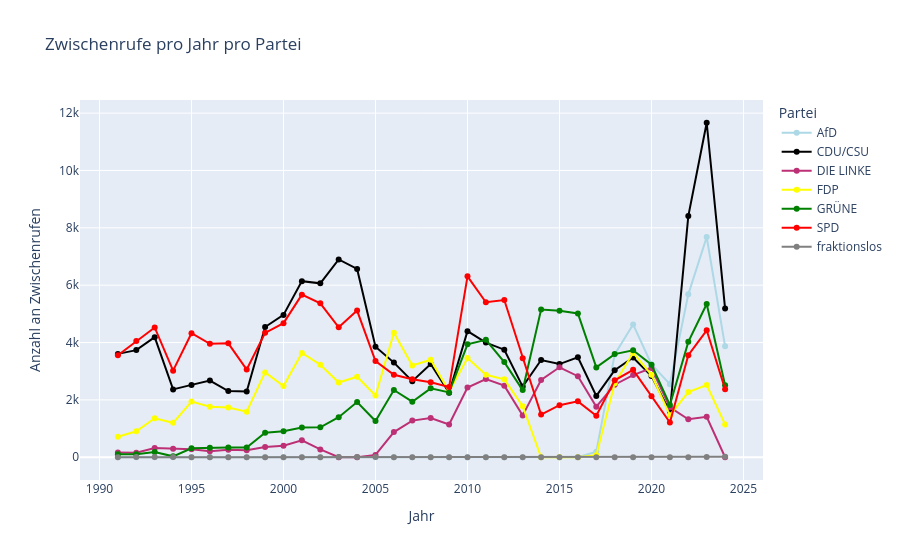

Here is the notebook cell this chart was saved with:
### Code cell
fig = px.line(interruptions_per_year_parties,
              x='year',
              y='interruptions',
              color='comment_party',
              title='Zwischenrufe pro Jahr pro Partei',
              labels={'year': 'Jahr', 'interruptions': 'Anzahl an Zwischenrufen', 'comment_party': 'Partei'},
              markers=True,
              color_discrete_map=party_colors)

fig.update_layout(hovermode='x unified')

fig.show()

### Figure 1 — Plotly figure (JSON) as saved in the notebook; plotly's stock layout.template omitted (floating-point values rounded to 4 significant figures)
{"data": [{"hovertemplate": "Partei=AfD<br>Jahr=%{x}<br>Anzahl an Zwischenrufen=%{y}<extra></extra>", "legendgroup": "AfD", "line": {"color": "lightblue", "dash": "solid"}, "marker": {"symbol": "circle"}, "mode": "lines+markers", "name": "AfD", "orientation": "v", "showlegend": true, "type": "scatter", "x": [1991, 1992, 1993, 1994, 1995, 1996, 1997, 1998, 1999, 2000, 2001, 2002, 2003, 2004, 2005, 2006, 2007, 2008, 2009, 2010, 2011, 2012, 2013, 2014, 2015, 2016, 2017, 2018, 2019, 2020, 2021, 2022, 2023, 2024], "xaxis": "x", "y": [0, 0, 0, 0, 0, 0, 0, 0, 0, 0, 0, 0, 0, 0, 0, 0, 0, 0, 0, 0, 0, 0, 0, 0, 0, 0, 190, 3586, 4631, 3236, 2549, 5681, 7679, 3867], "yaxis": "y"}, {"hovertemplate": "Partei=CDU/CSU<br>Jahr=%{x}<br>Anzahl an Zwischenrufen=%{y}<extra></extra>", "legendgroup": "CDU/CSU", "line": {"color": "black", "dash": "solid"}, "marker": {"symbol": "circle"}, "mode": "lines+markers", "name": "CDU/CSU", "orientation": "v", "showlegend": true, "type": "scatter", "x": [1991, 1992, 1993, 1994, 1995, 1996, 1997, 1998, 1999, 2000, 2001, 2002, 2003, 2004, 2005, 2006, 2007, 2008, 2009, 2010, 2011, 2012, 2013, 2014, 2015, 2016, 2017, 2018, 2019, 2020, 2021, 2022, 2023, 2024], "xaxis": "x", "y": [3604, 3736, 4187, 2365, 2523, 2674, 2306, 2290, 4541, 4963, 6141, 6065, 6897, 6565, 3856, 3300, 2651, 3252, 2249, 4397, 3999, 3751, 2464, 3390, 3249, 3484, 2138, 3033, 3479, 2833, 1587, 8411, 11664, 5186], "yaxis": "y"}, {"hovertemplate": "Partei=DIE LINKE<br>Jahr=%{x}<br>Anzahl an Zwischenrufen=%{y}<extra></extra>", "legendgroup": "DIE LINKE", "line": {"color": "#bd3075", "dash": "solid"}, "marker": {"symbol": "circle"}, "mode": "lines+markers", "name": "DIE LINKE", "orientation": "v", "showlegend": true, "type": "scatter", "x": [1991, 1992, 1993, 1994, 1995, 1996, 1997, 1998, 1999, 2000, 2001, 2002, 2003, 2004, 2005, 2006, 2007, 2008, 2009, 2010, 2011, 2012, 2013, 2014, 2015, 2016, 2017, 2018, 2019, 2020, 2021, 2022, 2023, 2024], "xaxis": "x", "y": [163, 160, 320, 296, 282, 211, 263, 241, 358, 402, 591, 273, 0, 0, 81, 879, 1278, 1366, 1144, 2429, 2728, 2497, 1459, 2692, 3137, 2827, 1763, 2531, 2865, 3113, 1744, 1323, 1412, 0], "yaxis": "y"}, {"hovertemplate": "Partei=FDP<br>Jahr=%{x}<br>Anzahl an Zwischenrufen=%{y}<extra></extra>", "legendgroup": "FDP", "line": {"color": "yellow", "dash": "solid"}, "marker": {"symbol": "circle"}, "mode": "lines+markers", "name": "FDP", "orientation": "v", "showlegend": true, "type": "scatter", "x": [1991, 1992, 1993, 1994, 1995, 1996, 1997, 1998, 1999, 2000, 2001, 2002, 2003, 2004, 2005, 2006, 2007, 2008, 2009, 2010, 2011, 2012, 2013, 2014, 2015, 2016, 2017, 2018, 2019, 2020, 2021, 2022, 2023, 2024], "xaxis": "x", "y": [713, 905, 1359, 1201, 1942, 1761, 1736, 1588, 2959, 2485, 3637, 3225, 2605, 2808, 2153, 4339, 3201, 3400, 2296, 3458, 2875, 2716, 1778, 0, 0, 0, 73, 2578, 3639, 2873, 1465, 2274, 2516, 1145], "yaxis": "y"}, {"hovertemplate": "Partei=GRÜNE<br>Jahr=%{x}<br>Anzahl an Zwischenrufen=%{y}<extra></extra>", "legendgroup": "GRÜNE", "line": {"color": "green", "dash": "solid"}, "marker": {"symbol": "circle"}, "mode": "lines+markers", "name": "GRÜNE", "orientation": "v", "showlegend": true, "type": "scatter", "x": [1991, 1992, 1993, 1994, 1995, 1996, 1997, 1998, 1999, 2000, 2001, 2002, 2003, 2004, 2005, 2006, 2007, 2008, 2009, 2010, 2011, 2012, 2013, 2014, 2015, 2016, 2017, 2018, 2019, 2020, 2021, 2022, 2023, 2024], "xaxis": "x", "y": [106, 104, 184, 32, 310, 333, 343, 339, 857, 906, 1036, 1043, 1396, 1927, 1262, 2344, 1937, 2402, 2261, 3937, 4096, 3318, 2342, 5151, 5110, 5013, 3132, 3598, 3730, 3227, 1825, 4024, 5344, 2512], "yaxis": "y"}, {"hovertemplate": "Partei=SPD<br>Jahr=%{x}<br>Anzahl an Zwischenrufen=%{y}<extra></extra>", "legendgroup": "SPD", "line": {"color": "red", "dash": "solid"}, "marker": {"symbol": "circle"}, "mode": "lines+markers", "name": "SPD", "orientation": "v", "showlegend": true, "type": "scatter", "x": [1991, 1992, 1993, 1994, 1995, 1996, 1997, 1998, 1999, 2000, 2001, 2002, 2003, 2004, 2005, 2006, 2007, 2008, 2009, 2010, 2011, 2012, 2013, 2014, 2015, 2016, 2017, 2018, 2019, 2020, 2021, 2022, 2023, 2024], "xaxis": "x", "y": [3559, 4051, 4525, 3019, 4326, 3957, 3973, 3061, 4337, 4676, 5670, 5368, 4530, 5115, 3353, 2878, 2719, 2614, 2447, 6309, 5404, 5484, 3455, 1489, 1815, 1949, 1445, 2684, 3049, 2128, 1212, 3560, 4426, 2371], "yaxis": "y"}, {"hovertemplate": "Partei=fraktionslos<br>Jahr=%{x}<br>Anzahl an Zwischenrufen=%{y}<extra></extra>", "legendgroup": "fraktionslos", "line": {"color": "grey", "dash": "solid"}, "marker": {"symbol": "circle"}, "mode": "lines+markers", "name": "fraktionslos", "orientation": "v", "showlegend": true, "type": "scatter", "x": [1991, 1992, 1993, 1994, 1995, 1996, 1997, 1998, 1999, 2000, 2001, 2002, 2003, 2004, 2005, 2006, 2007, 2008, 2009, 2010, 2011, 2012, 2013, 2014, 2015, 2016, 2017, 2018, 2019, 2020, 2021, 2022, 2023, 2024], "xaxis": "x", "y": [2, 6, 12, 5, 0, 0, 0, 0, 0, 0, 0, 1, 6, 8, 5, 0, 1, 0, 0, 0, 0, 0, 0, 0, 0, 0, 0, 2, 0, 1, 3, 4, 10, 17], "yaxis": "y"}], "layout": {"hovermode": "x unified", "legend": {"title": {"text": "Partei"}, "tracegroupgap": 0}, "title": {"text": "Zwischenrufe pro Jahr pro Partei"}, "xaxis": {"anchor": "y", "domain": [0, 1], "title": {"text": "Jahr"}}, "yaxis": {"anchor": "x", "domain": [0, 1], "title": {"text": "Anzahl an Zwischenrufen"}}}}
